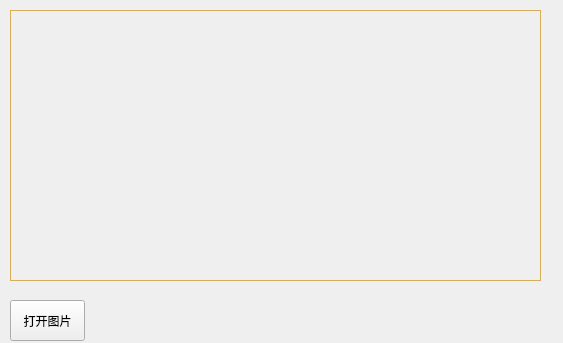
<?xml version="1.0" encoding="UTF-8"?>
<ui version="4.0">
 <class>Form</class>
 <widget class="QWidget" name="Form">
  <property name="geometry">
   <rect>
    <x>0</x>
    <y>0</y>
    <width>563</width>
    <height>343</height>
   </rect>
  </property>
  <property name="windowTitle">
   <string>打开图片</string>
  </property>
  <widget class="QPushButton" name="pushButton">
   <property name="geometry">
    <rect>
     <x>10</x>
     <y>300</y>
     <width>75</width>
     <height>41</height>
    </rect>
   </property>
   <property name="text">
    <string>打开图片</string>
   </property>
  </widget>
  <widget class="QLabel" name="label">
   <property name="geometry">
    <rect>
     <x>10</x>
     <y>10</y>
     <width>531</width>
     <height>271</height>
    </rect>
   </property>
   <property name="styleSheet">
    <string notr="true">QLabel{
	border-color: rgb(255, 170,0);
     border-width: 1px;
     border-style: solid;
}</string>
   </property>
   <property name="text">
    <string/>
   </property>
  </widget>
 </widget>
 <resources/>
 <connections>
  <connection>
   <sender>pushButton</sender>
   <signal>clicked()</signal>
   <receiver>Form</receiver>
   <slot>openimage()</slot>
   <hints>
    <hint type="sourcelabel">
     <x>83</x>
     <y>322</y>
    </hint>
    <hint type="destinationlabel">
     <x>161</x>
     <y>315</y>
    </hint>
   </hints>
  </connection>
 </connections>
 <slots>
  <slot>openimage()</slot>
 </slots>
</ui>
